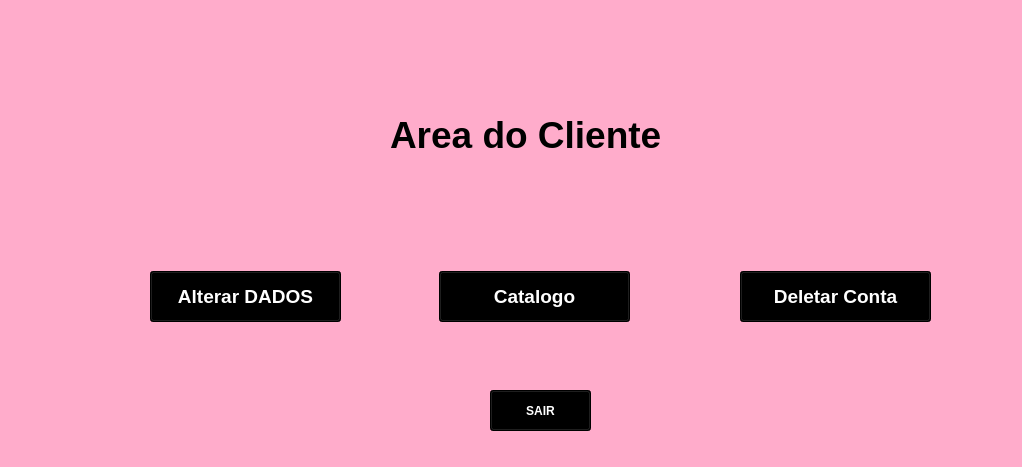
<?xml version="1.0" encoding="UTF-8"?>
<ui version="4.0">
 <class>Form</class>
 <widget class="QWidget" name="Form">
  <property name="geometry">
   <rect>
    <x>0</x>
    <y>0</y>
    <width>1022</width>
    <height>467</height>
   </rect>
  </property>
  <property name="windowTitle">
   <string>Form</string>
  </property>
  <property name="styleSheet">
   <string notr="true">background-color: rgb(255, 172, 203);</string>
  </property>
  <widget class="QPushButton" name="del_dados">
   <property name="geometry">
    <rect>
     <x>740</x>
     <y>271</y>
     <width>191</width>
     <height>51</height>
    </rect>
   </property>
   <property name="font">
    <font>
     <family>Arial</family>
     <pointsize>14</pointsize>
     <weight>75</weight>
     <bold>true</bold>
    </font>
   </property>
   <property name="styleSheet">
    <string notr="true">color: rgb(255, 255, 255);
background-color: rgb(0, 0, 0);</string>
   </property>
   <property name="text">
    <string>Deletar Conta</string>
   </property>
  </widget>
  <widget class="QPushButton" name="catalogo">
   <property name="geometry">
    <rect>
     <x>439</x>
     <y>271</y>
     <width>191</width>
     <height>51</height>
    </rect>
   </property>
   <property name="font">
    <font>
     <family>Arial</family>
     <pointsize>14</pointsize>
     <weight>75</weight>
     <bold>true</bold>
    </font>
   </property>
   <property name="styleSheet">
    <string notr="true">color: rgb(255, 255, 255);
background-color: rgb(0, 0, 0);</string>
   </property>
   <property name="text">
    <string>Catalogo</string>
   </property>
  </widget>
  <widget class="QPushButton" name="alt_dados">
   <property name="geometry">
    <rect>
     <x>150</x>
     <y>271</y>
     <width>191</width>
     <height>51</height>
    </rect>
   </property>
   <property name="font">
    <font>
     <family>Arial</family>
     <pointsize>14</pointsize>
     <weight>75</weight>
     <bold>true</bold>
    </font>
   </property>
   <property name="styleSheet">
    <string notr="true">color: rgb(255, 255, 255);
background-color: rgb(0, 0, 0);</string>
   </property>
   <property name="text">
    <string>Alterar DADOS</string>
   </property>
  </widget>
  <widget class="QLabel" name="label_2">
   <property name="geometry">
    <rect>
     <x>390</x>
     <y>89</y>
     <width>281</width>
     <height>91</height>
    </rect>
   </property>
   <property name="font">
    <font>
     <family>Arial</family>
     <pointsize>28</pointsize>
     <weight>75</weight>
     <bold>true</bold>
    </font>
   </property>
   <property name="text">
    <string>Area do Cliente</string>
   </property>
  </widget>
  <widget class="QLabel" name="label_3">
   <property name="geometry">
    <rect>
     <x>42</x>
     <y>59</y>
     <width>241</width>
     <height>151</height>
    </rect>
   </property>
   <property name="text">
    <string/>
   </property>
   <property name="pixmap">
    <pixmap>iMAGENs/LOGO-removebg-preview.png</pixmap>
   </property>
   <property name="scaledContents">
    <bool>true</bool>
   </property>
  </widget>
  <widget class="QLabel" name="label_4">
   <property name="geometry">
    <rect>
     <x>812</x>
     <y>69</y>
     <width>151</width>
     <height>121</height>
    </rect>
   </property>
   <property name="text">
    <string/>
   </property>
   <property name="pixmap">
    <pixmap>iMAGENs/2-removebg-preview.png</pixmap>
   </property>
   <property name="scaledContents">
    <bool>true</bool>
   </property>
  </widget>
  <widget class="QPushButton" name="sair">
   <property name="geometry">
    <rect>
     <x>490</x>
     <y>390</y>
     <width>101</width>
     <height>41</height>
    </rect>
   </property>
   <property name="font">
    <font>
     <weight>75</weight>
     <bold>true</bold>
    </font>
   </property>
   <property name="styleSheet">
    <string notr="true">color: rgb(255, 255, 255);
background-color: rgb(0, 0, 0);</string>
   </property>
   <property name="text">
    <string>SAIR</string>
   </property>
  </widget>
 </widget>
 <resources/>
 <connections/>
</ui>
